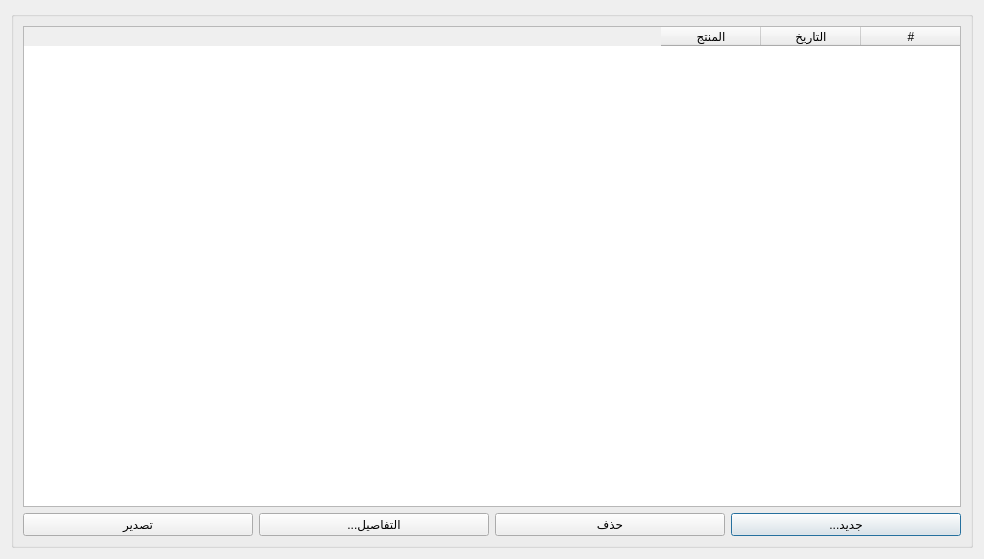
<?xml version="1.0" encoding="UTF-8"?>
<ui version="4.0">
 <class>CostProcesses</class>
 <widget class="QDialog" name="CostProcesses">
  <property name="geometry">
   <rect>
    <x>0</x>
    <y>0</y>
    <width>984</width>
    <height>559</height>
   </rect>
  </property>
  <property name="windowTitle">
   <string>التكليف</string>
  </property>
  <property name="windowIcon">
   <iconset>
    <normaloff>graphics/icon.xpm</normaloff>graphics/icon.xpm</iconset>
  </property>
  <layout class="QGridLayout" name="gridLayout">
   <item row="0" column="0">
    <widget class="QGroupBox" name="groupBox_2">
     <property name="layoutDirection">
      <enum>Qt::RightToLeft</enum>
     </property>
     <property name="title">
      <string/>
     </property>
     <layout class="QGridLayout" name="gridLayout_3">
      <item row="1" column="0">
       <widget class="QPushButton" name="new_manu_btn">
        <property name="text">
         <string>...جديد</string>
        </property>
       </widget>
      </item>
      <item row="0" column="0" colspan="4">
       <widget class="QTableWidget" name="cost_processes_table">
        <column>
         <property name="text">
          <string>#</string>
         </property>
        </column>
        <column>
         <property name="text">
          <string>التاريخ</string>
         </property>
        </column>
        <column>
         <property name="text">
          <string>المنتج</string>
         </property>
        </column>
       </widget>
      </item>
      <item row="1" column="1">
       <widget class="QPushButton" name="delete_manu_btn">
        <property name="text">
         <string>حذف</string>
        </property>
       </widget>
      </item>
      <item row="1" column="2">
       <widget class="QPushButton" name="details_manu_btn">
        <property name="text">
         <string>...التفاصيل</string>
        </property>
       </widget>
      </item>
      <item row="1" column="3">
       <widget class="QPushButton" name="export_btn">
        <property name="text">
         <string>تصدير</string>
        </property>
       </widget>
      </item>
     </layout>
    </widget>
   </item>
  </layout>
 </widget>
 <resources/>
 <connections/>
</ui>
